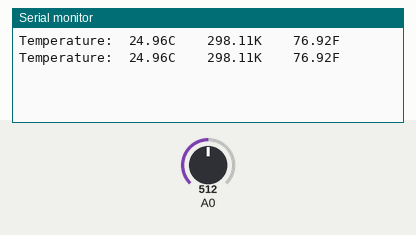
The sketch below on a simulated Arduino Uno, built with avr-gcc and run on an emulated ATmega328P. On the bench: the last lines printed to the serial monitor. Inputs (shaded band) come from the test bench; at power-on: A0 = 512.

Above: at 1.8 s.
1.9 s: A0 set to 716
At 2.8 s:
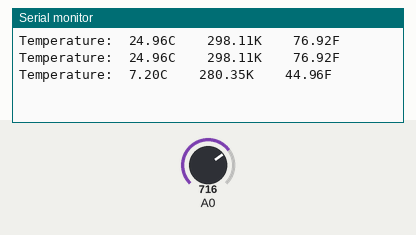
3.4 s: A0 set to 900
At 4.5 s:
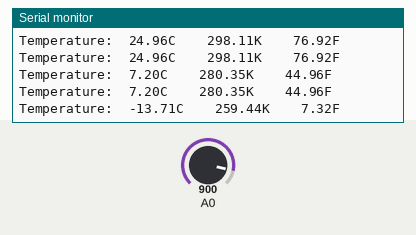
Timing chart, 0 to 6.4 s (numbered marks = the images above; inputs shaded):
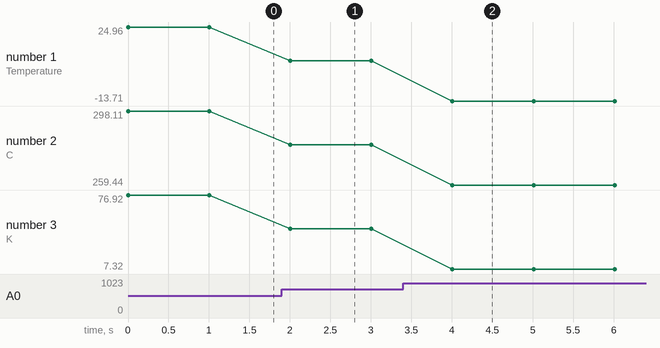

The sketch:

Thermistor-10k-TestForEsp8266.ino
```cpp
#define RT0 10000
#define B 3977
float a = A0;

#define VCC 5
#define R 10000

//Variables
float RT, VR, ln, Temp, T0, Read;

void setup() {
  Serial.begin(115200);
  pinMode(A0, INPUT);
  T0 = 25 + 273.15;
}

void loop() {
  Read = analogRead(A0);
  Read = (5.00 / 1023.00) * Read;
  VR = VCC - Read;
  RT = Read / (VR / R);

  ln = log(RT / RT0);
  Temp = (1 / ((ln / B) + (1 / T0)));

  Temp = Temp - 273.15;

  Serial.print("Temperature:");
  Serial.print("\t");
  Serial.print(Temp);
  Serial.print("C\t\t");
  Serial.print(Temp + 273.15);
  Serial.print("K\t\t");
  Serial.print((Temp * 1.8) + 32);
  Serial.println("F");
  delay(1000);

}
```

Measured:
- after the input at 1.9 s, the serial monitor: prints a new line after 0.10 s (image 1)
- after the input at 3.4 s, the serial monitor: prints a new line after 0.61 s (image 2)
- plotted number 1: 24.96 → 7.2 after the input at 1.9 s, 7.2 → -13.71 after the input at 3.4 s
- plotted number 2: 298.11 → 280.35 after the input at 1.9 s, 280.35 → 259.44 after the input at 3.4 s
- plotted number 3: 76.92 → 44.96 after the input at 1.9 s, 44.96 → 7.32 after the input at 3.4 s
